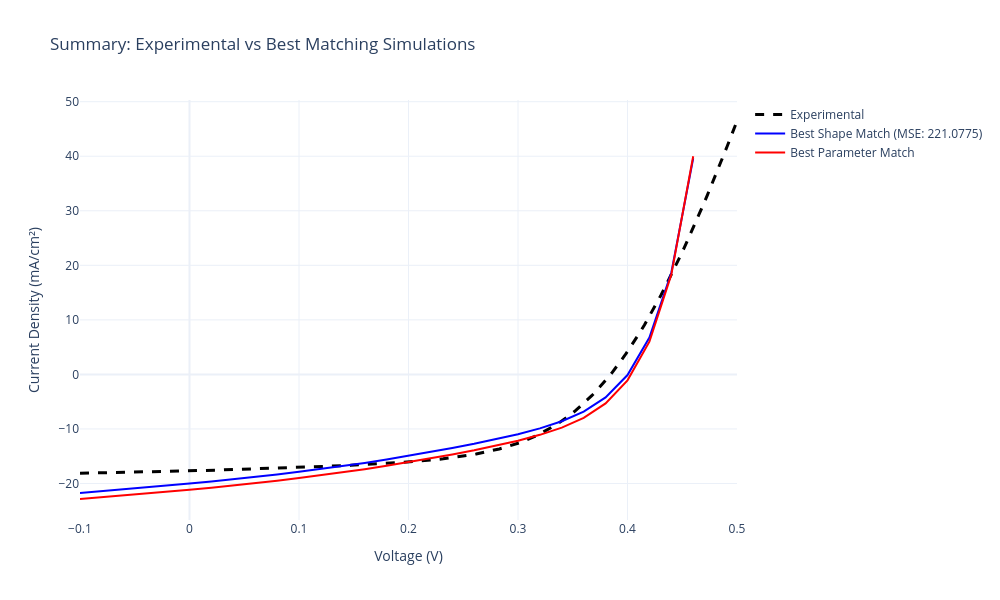

Source (notebook cell):
### Markdown cell above
## Section 6: Summary Comparison - Best Matches

This section presents a side-by-side comparison of the experimental J-V curve with the best matching simulations from both approaches:
- **Best Shape Match (MSE)**: Simulation with the most similar curve morphology to experimental data
- **Best Parameter Match**: Simulation with performance parameters (Voc, Jsc, FF, η) closest to targets

### Code cell
# Extract best matches
best_mse = top_5_mse[0]  # Best shape match
best_params = top_5_params[0]  # Best parameter match

# Create comparison figure
fig_summary = go.Figure()

# Add experimental data
fig_summary.add_trace(go.Scatter(
    x=exp_data['v(V)'], y=exp_data['jtot(mA/cm2)'], 
    mode='lines', name='Experimental', 
    line=dict(color='black', dash='dash', width=3),
    hovertemplate='<b>Experimental</b><br>V: %{x:.3f} V<br>J: %{y:.2f} mA/cm²<extra></extra>'
))

# Add best shape match
v_col = 'v(V)'
j_col = 'jtot(mA/cm2)'
mask_mse = (best_mse[v_col] <= EXP_V_MAX) & (best_mse[j_col] <= EXP_J_MAX)
v_mse = best_mse[v_col][mask_mse]
j_mse = best_mse[j_col][mask_mse]
fig_summary.add_trace(go.Scatter(
    x=v_mse, y=j_mse, 
    mode='lines', name=f'Best Shape Match (MSE: {best_mse["mse"]:.4f})',
    line=dict(color='blue', width=2),
    hovertemplate='<b>Best Shape Match</b><br>V: %{x:.3f} V<br>J: %{y:.2f} mA/cm²<extra></extra>'
))

# Add best parameter match
mask_params = (best_params[v_col] <= EXP_V_MAX) & (best_params[j_col] <= EXP_J_MAX)
v_params = best_params[v_col][mask_params]
j_params = best_params[j_col][mask_params]
fig_summary.add_trace(go.Scatter(
    x=v_params, y=j_params, 
    mode='lines', name=f'Best Parameter Match',
    line=dict(color='red', width=2),
    hovertemplate='<b>Best Parameter Match</b><br>V: %{x:.3f} V<br>J: %{y:.2f} mA/cm²<extra></extra>'
))

fig_summary.update_layout(
    title='Summary: Experimental vs Best Matching Simulations',
    xaxis_title='Voltage (V)',
    yaxis_title='Current Density (mA/cm²)',
    hovermode='closest',
    template='plotly_white',
    width=1000,
    height=600
)
fig_summary.show()

# Create comparison table
print("\n" + "="*100)
print("BEST MATCHES SUMMARY")
print("="*100)
print(f"\n{'Metric':<20} {'Experimental':<20} {'Best Shape (MSE)':<25} {'Best Parameters':<25}")
print("-"*100)
print(f"{'Voc (V)':<20} {TARGET_VOC:<20.4f} {best_mse.get('Voc', float('nan')):<25.4f} {best_params.get('Voc', float('nan')):<25.4f}")
print(f"{'Jsc (mA/cm²)':<20} {TARGET_JSC:<20.4f} {best_mse.get('Jsc', float('nan')):<25.4f} {best_params.get('Jsc', float('nan')):<25.4f}")
print(f"{'FF (%)':<20} {TARGET_FF:<20.2f} {best_mse.get('FF', float('nan')):<25.2f} {best_params.get('FF', float('nan')):<25.2f}")
print(f"{'η (%)':<20} {TARGET_ETA:<20.4f} {best_mse.get('eta', float('nan')):<25.4f} {best_params.get('eta', float('nan')):<25.4f}")
print(f"{'MSE':<20} {'---':<20} {best_mse.get('mse', float('nan')):<25.6f} {best_params.get('mse', '---'):<25}")
print(f"{'Param Score':<20} {'---':<20} {best_mse.get('param_score', '---'):<25} {best_params.get('param_score', float('nan')):<25.6f}")
print("="*100)

### Figure 1 — Plotly figure (JSON) as saved in the notebook; plotly's stock layout.template omitted (floating-point values rounded to 4 significant figures; data arrays with more than 128 entries replaced by an {"elided": "..."} marker saying what was removed)
{"data": [{"hovertemplate": "<b>Experimental</b><br>V: %{x:.3f} V<br>J: %{y:.2f} mA/cm²<extra></extra>", "line": {"color": "black", "dash": "dash", "width": 3}, "mode": "lines", "name": "Experimental", "type": "scatter", "x": {"elided": "200 float values"}, "y": {"elided": "200 float values"}}, {"hovertemplate": "<b>Best Shape Match</b><br>V: %{x:.3f} V<br>J: %{y:.2f} mA/cm²<extra></extra>", "line": {"color": "blue", "width": 2}, "mode": "lines", "name": "Best Shape Match (MSE: 221.0775)", "type": "scatter", "x": [-0.1, -0.08, -0.06, -0.04, -0.02, 0.0, 0.02, 0.04, 0.06, 0.08, 0.1, 0.12, 0.14, 0.16, 0.18, 0.2, 0.22, 0.24, 0.26, 0.28, 0.3, 0.32, 0.34, 0.36, 0.38, 0.4, 0.42, 0.44, 0.46], "y": [-21.73, -21.41, -21.09, -20.74, -20.39, -20.02, -19.63, -19.23, -18.8, -18.34, -17.86, -17.35, -16.8, -16.22, -15.6, -14.94, -14.24, -13.51, -12.72, -11.88, -10.96, -9.892, -8.578, -6.812, -4.22, -0.1135, 6.757, 18.65, 39.61]}, {"hovertemplate": "<b>Best Parameter Match</b><br>V: %{x:.3f} V<br>J: %{y:.2f} mA/cm²<extra></extra>", "line": {"color": "red", "width": 2}, "mode": "lines", "name": "Best Parameter Match", "type": "scatter", "x": [-0.1, -0.08, -0.06, -0.04, -0.02, 0.0, 0.02, 0.04, 0.06, 0.08, 0.1, 0.12, 0.14, 0.16, 0.18, 0.2, 0.22, 0.24, 0.26, 0.28, 0.3, 0.32, 0.34, 0.36, 0.38, 0.4, 0.42, 0.44, 0.46], "y": [-22.84, -22.53, -22.2, -21.86, -21.51, -21.14, -20.76, -20.36, -19.93, -19.48, -19.01, -18.5, -17.96, -17.38, -16.76, -16.11, -15.41, -14.68, -13.9, -13.07, -12.14, -11.08, -9.752, -7.959, -5.31, -1.089, 5.998, 18.29, 40.0]}], "layout": {"height": 600, "hovermode": "closest", "title": {"text": "Summary: Experimental vs Best Matching Simulations"}, "width": 1000, "xaxis": {"title": {"text": "Voltage (V)"}}, "yaxis": {"title": {"text": "Current Density (mA/cm²)"}}}}
